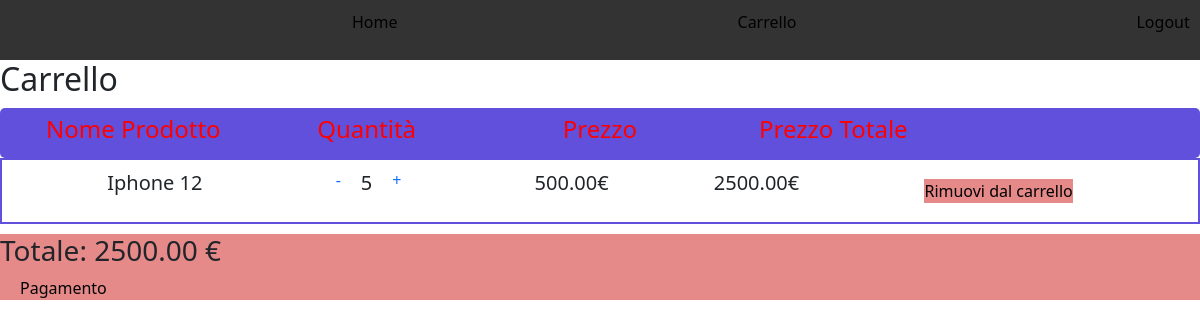
Before: /carrello/ (signed in) with the older database file.
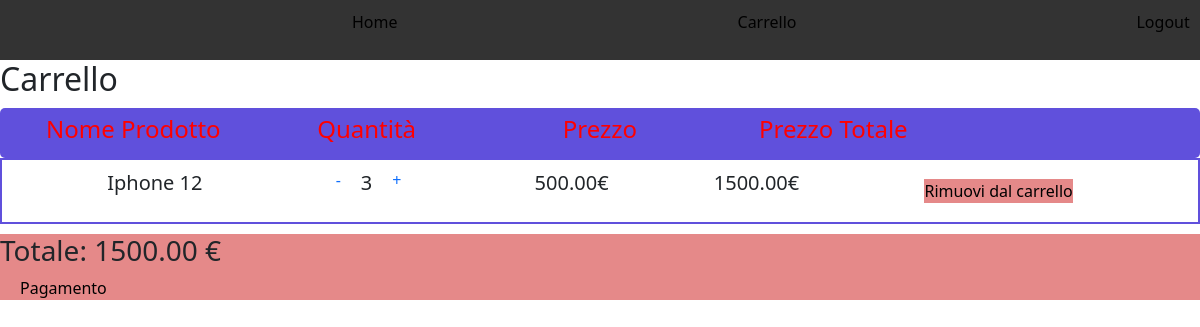
After: the same page with the newer database file.
### polls/models.py (models this page shows, shortened)
class ElementoCarrello(models.Model):
    prodotto = models.ForeignKey(Prodotto, on_delete=models.CASCADE, related_name="elementi")
    carrello = models.ForeignKey(Carrello, on_delete=models.CASCADE, related_name="elementiCarrello")
    quantita = models.IntegerField(default=0)
    @property
    def prezzo(self):
        return self.prodotto.prezzo * self.quantita

class Prodotto(models.Model):
    nome = models.TextField(max_length=250)
    descrizione = models.TextField(max_length=400)
    prezzo = models.DecimalField(max_digits=10, decimal_places=2)
    categoria = models.TextField(max_length=250)

class Carrello(models.Model):
    id = models.UUIDField(default=uuid.uuid4, primary_key=True)
    user = models.OneToOneField(User, on_delete=models.CASCADE)
    completato = models.BooleanField(default=False)
    @property
    def prezzo_complessivo_carrello(self):
        elementi_carrello = self.elementiCarrello.all()
        return sum(elemento.prezzo for elemento in elementi_carrello)
    @property
    def numero_elementi(self):
        elementi_carrello = self.elementiCarrello.all()
        return sum(elemento.quantita for elemento in elementi_carrello)

### polls/views.py (the view)
# urls.py: path('carrello/', views.carrello, name="carrello"),
def carrello(request):
    carrello = None
    elementiCarrello = []
    if request.user.is_authenticated:
        carrello, creato = Carrello.objects.get_or_create(user=request.user, completato=False)
        elementiCarrello = carrello.elementiCarrello.all()
    else:
        return redirect('login')
    if carrello.numero_elementi == 0:
        context = {"carrello": carrello, "elementiCarrello": elementiCarrello}
        return render(request, "polls/Carrello.html", context)
    context = {"carrello": carrello, "elementiCarrello": elementiCarrello}
    return render(request, "polls/Carrello.html", context)

### polls/templates/polls/Carrello.html (shortened to what this page needs)
<!DOCTYPE html>
{% load static %}
<html lang="en">
<head>
    <link href="https://cdn.jsdelivr.net/npm/bootstrap@5.3.2/dist/css/bootstrap.min.css" rel="stylesheet"
>
    <link rel="stylesheet" type="text/css" href="{% static 'css/home.css' %}">
</head>
<body>
<nav class="barraHome">
    <ul class="navItem">
        <li><a href="{% url 'home' %}"> Home </a></li>
        <li><a href="{% url 'carrello' %}"> Carrello </a></li>
        <li><a href="{% url 'logout' %}"> Logout </a></li>
    </ul>
</nav>
<div class="carrello">
    <h2> Carrello </h2>
    <div class="descrizione">
        <div class="infoProd"><h4> Nome Prodotto </h4></div>
        <div class="infoProd"><h4> Quantità </h4></div>
        <div class="infoProd"><h4> Prezzo </h4></div>
        <div class="infoProd"><h4> Prezzo Totale </h4></div>
        <div class="infoProd"><h4></h4></div>
    </div>
    <div class="contenitoreProdotti">
        {% if elementiCarrello|length > 0 %}
        {% for oggetto in elementiCarrello %}
        {% if oggetto.quantita > 0 %}
        <div class="oggetto">
            <div class="infoOggetto">
                <p> {{oggetto.prodotto.nome}} </p>
            </div>
            <div class="d-inline-flex p-2">
                <a href="{% url 'decrease_quantity' oggetto.prodotto.id %}" class="text-primary"> - </a>
                <div class="nome"><p id="quantita"> {{oggetto.quantita}} </p></div>
                <a href="{% url 'increase_quantity' oggetto.prodotto.id %}" class="text-primary"> + </a>
            </div>
            <div class="nome"><p> {{oggetto.prodotto.prezzo}}€ </p></div>
            <div class="nome"><p> {{oggetto.prezzo}}€ </p></div>
            <a href="{% url 'remove_product' oggetto.prodotto.id %}" class="rimuovi_dal_carrello"> Rimuovi dal
                carrello </a>
        </div>
        {% endif %}
        {% endfor %}
        {% endif %}
          </div>
        </div>
    {% if not elementiCarrello.count <= 0 %}
    <div class="pagamento">
        <h3> Totale: {{carrello.prezzo_complessivo_carrello}} € </h3>
        <a href="{% url 'checkout' %}"> Pagamento </a>
    </div>
    {% endif %}
</body>
</html>

Changed rows visible on the page:
changed ElementoCarrello "Iphone 12": quantita "5" → "3"; prezzo "2500.00" → "1500.00"
changed through a linked row, Carrello: prezzo_complessivo_carrello "2500.00" → "1500.00"
